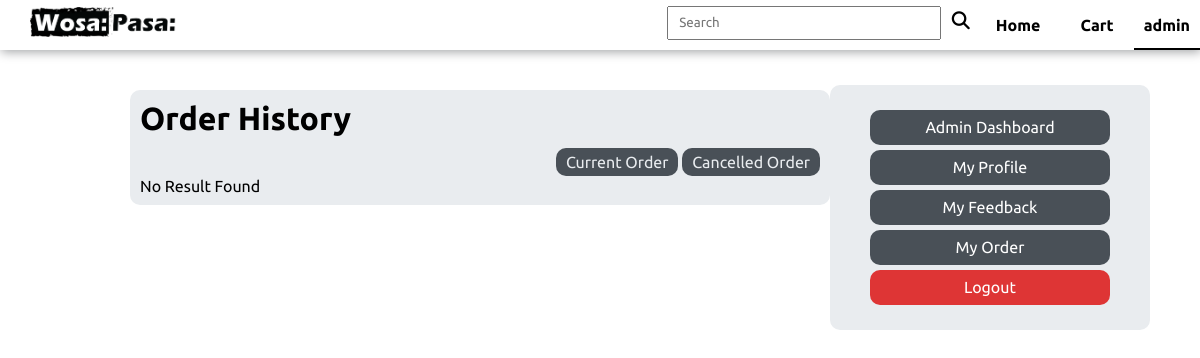
Before: /wosapasa/order/orderhistory.php (signed in) with the older database file.
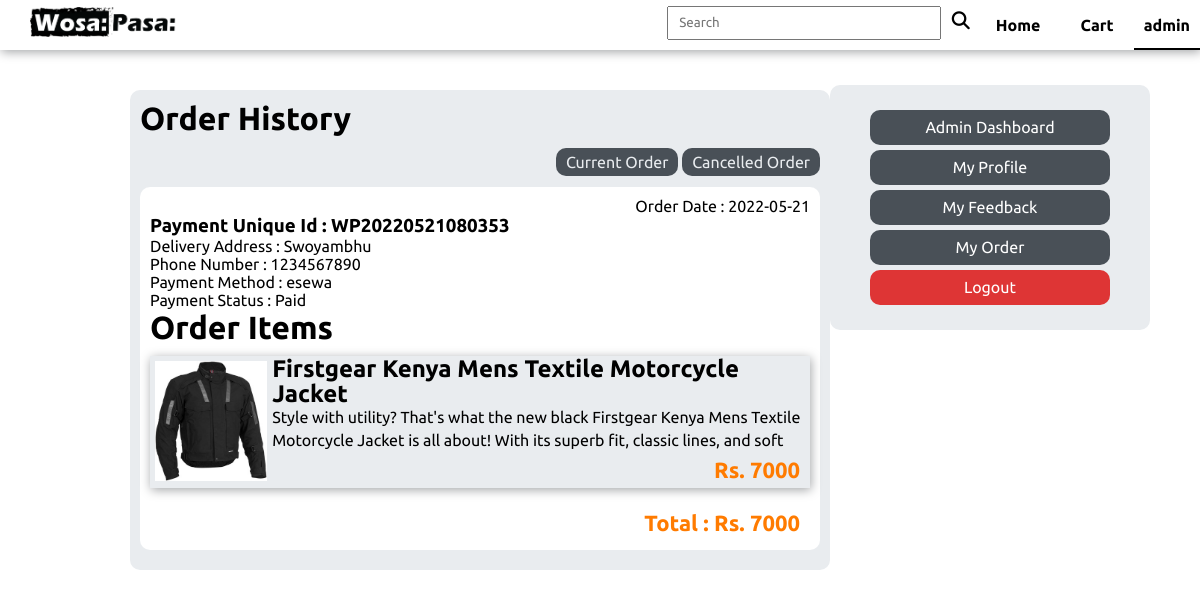
After: the same page with the newer database file.
### tables this page shows
CREATE TABLE `payments` (
  `payment_id` int NOT NULL AUTO_INCREMENT,
  `total_amt` int NOT NULL,
  `payment_uid` varchar(255) NOT NULL,
  `payment_date` date NOT NULL,
  `transaction_id` varchar(255) DEFAULT NULL,
  `delivery_address` varchar(255) NOT NULL,
  `phone_no` varchar(15) NOT NULL,
  `payment_status` tinyint(1) DEFAULT '0',
  `delivery_status` tinyint(1) DEFAULT '0',
  `payment_method` varchar(255) NOT NULL,
  `payment_by` varchar(255) NOT NULL,
  `user_id` int NOT NULL,
  `cancel_status` tinyint(1) DEFAULT '0',
  PRIMARY KEY (`payment_id`),
  UNIQUE KEY `payment_uid` (`payment_uid`),
  KEY `user_id` (`user_id`),
  CONSTRAINT `payments_ibfk_1` FOREIGN KEY (`user_id`) REFERENCES `users` (`user_id`)
);

CREATE TABLE `orders` (
  `order_id` int NOT NULL AUTO_INCREMENT,
  `quantity` int NOT NULL,
  `price` int DEFAULT NULL,
  `product_id` int NOT NULL,
  `payment_id` int NOT NULL,
  `user_id` int NOT NULL,
  PRIMARY KEY (`order_id`),
  KEY `product_id` (`product_id`),
  KEY `payment_id` (`payment_id`),
  KEY `user_id` (`user_id`),
  CONSTRAINT `orders_ibfk_1` FOREIGN KEY (`product_id`) REFERENCES `products` (`product_id`),
  CONSTRAINT `orders_ibfk_2` FOREIGN KEY (`payment_id`) REFERENCES `payments` (`payment_id`),
  CONSTRAINT `orders_ibfk_3` FOREIGN KEY (`user_id`) REFERENCES `users` (`user_id`)
);

CREATE TABLE `products` (
  `product_id` int NOT NULL AUTO_INCREMENT,
  `title` varchar(255) NOT NULL,
  `description` text NOT NULL,
  `image` varchar(255) NOT NULL,
  `c_id` int NOT NULL,
  `price` int NOT NULL,
  `gender` varchar(10) NOT NULL,
  `number_of_stock` int NOT NULL,
  `keyword` varchar(255) DEFAULT NULL,
  `active_status` tinyint(1) NOT NULL,
  PRIMARY KEY (`product_id`),
  KEY `c_id` (`c_id`),
  CONSTRAINT `products_ibfk_1` FOREIGN KEY (`c_id`) REFERENCES `categories` (`c_id`)
);

### wosapasa/config/utility.php (called while the page is built, shortened)
<?php
function fetch_user($id, $conn)
{
    $q_user = "SELECT * from users  where user_id ='$id'";
    $result = mysqli_query($conn, $q_user);
    if (mysqli_num_rows($result) != 0) {
        $user = mysqli_fetch_assoc($result);
        return $user;
    } else {
        die("User not found");
    }
}
?>

### wosapasa/order/orderhistory.php (the view, shortened to what this page needs)
<?php
    require_once '../config/dbconfig.php';
    require_once '../config/utility.php';
?>
<!DOCTYPE html>
<html lang="en">
<head>
    <?php
        require_once '../assets/component/head.php';
        $id = $_SESSION['id'];
        $user = fetch_user($id,$conn);
        $q_feedback = "SELECT * from payments where payments.user_id =". $user['user_id']. " and delivery_status = 1";
        $result = mysqli_query($conn,$q_feedback);
    ?>
</head>
<body>
    <?php require_once '../assets/component/topnav.php'; ?>
    <div class="container">
        <div class="profile_row">
            <div class="col_6">
                <div class="feedback_content">
                    <h1>Order History</h1>
                    <div class="feedback_card_action">
                        <a href="/myorder.php" class="btn feedback_btn">Current Order</a>
                        <a href="/order/cancelOrder.php" class="btn feedback_btn">Cancelled Order</a>
                    </div>
                    <?php
                    if(mysqli_num_rows($result)!=0){
                    while($payment = mysqli_fetch_assoc($result)){
                    ?>
                        <?php print_r($payment); ?>
                    <div class="feedback_card">
                        <p class="morder_date">Order Date : <?= $payment['payment_date'] ?></p>
                        <h3>Payment Unique Id : <?= $payment['payment_uid'] ?></h3>
                        <p>Delivery Address : <?= $payment['delivery_address'] ?></p>
                        <p>Phone Number : <?= $payment['phone_no'] ?></p>
                        <p>Payment Method : <?= $payment['payment_method'] ?></p>
                        <p>Payment Status : <?php if($payment['payment_status']==1){echo "Paid";}else{echo "Unpaid";} ?></p>
                        <h1>Order Items</h1>
                        <?php
                            $q_order = "SELECT * from orders inner join products on orders.product_id = products.product_id where payment_id = ".$payment['payment_id'];
                            $r_order_prod = mysqli_query($conn,$q_order);
                            while ($order = mysqli_fetch_assoc($r_order_prod)){
                        ?>
                        <a href="/detailview.php?p_id=<?= $order['product_id'] ?>" class="disable_link">
                            <div class = "product_list">
                                <img class="myorder_prod_img" src="../assets/image/upload/<?= $order['image'] ?>">
                                <div class="morder_prod_content">
                                    <h2 class="morder_prod_title">
                                        <?= $order['title'] ?>
                                    </h2>
                                    <p>
                                        <?= $order['description'] ?>
                                    </p>
                                    <span class="offer-price">Rs. <?= $order['price'] ?></span>
                                </div>
                            </div>
                        </a>
                        <?php
                            }
                        ?>
                        <div class="feedback_card_action">
                            <span class="offer-price">Total : Rs. <?= $payment['total_amt'] ?></span><br>
                        </div>
                    </div>
                    <?php
                    }
                }else{
                    echo "No Result Found";
                }
                    ?>
                </div>
            </div>
            <?php
                require_once '../assets/component/sidebar_profile.php'
            ?>
        </div>
    </div>
</body>
</html>

Changed rows visible on the page:
added payments: payment_date "2022-05-21", payment_uid "WP20220521080353", delivery_address "Swoyambhu", phone_no "1234567890", payment_method "esewa", payment_status "Paid", total_amt "7000"
added orders: product.image (picture), product.title "Firstgear Kenya Mens Textile Motorcycle Jacket", product.description "Style with utility? That's what the new black Firstgear Kenya Mens Textile Motorcycle Jacket is all about! With its superb fit, classic lines, and soft…", product.price "7000"
Other visible differences:
text no longer shown: "No Result Found"
